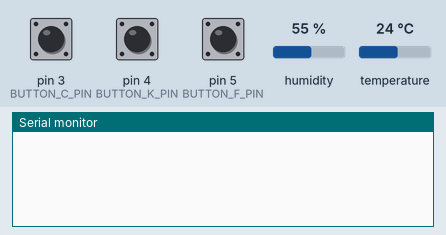
Recording of a sketch running on a simulated Arduino Uno, built with avr-gcc and run on an emulated ATmega328P. Shown: the last lines printed to the serial monitor. Inputs (shaded band) come from the test bench; at power-on: pin 3 (BUTTON_C_PIN) HIGH, pin 4 (BUTTON_K_PIN) HIGH, pin 5 (BUTTON_F_PIN) HIGH, humidity 55 %, temperature 24 °C. The local clock reads 2024-03-15 10:24:30 at power-on unless the sketch sets it.

Above: at 1.2 s.
1.3 s: pin 3 (BUTTON_C_PIN) pulled LOW for 0.15 s
At 2.4 s:
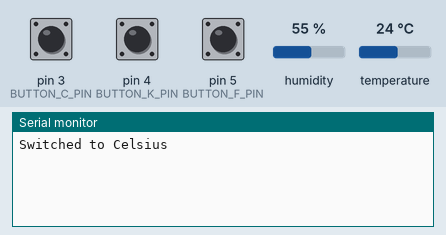
4.5 s: pin 4 (BUTTON_K_PIN) pulled LOW for 1 s
At 7.2 s:
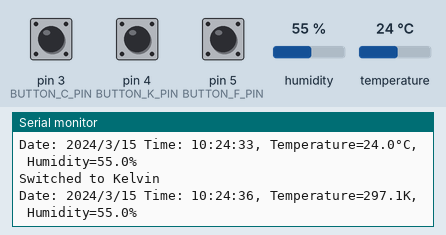
7.5 s: pin 5 (BUTTON_F_PIN) pulled LOW for 0.15 s
At 8.3 s:
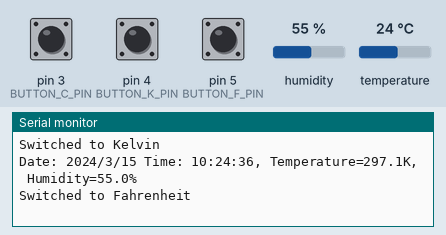
10.6 s: humidity set to 22 %
At 11.2 s:
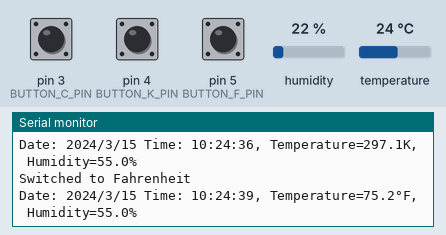
12.1 s: temperature set to 12 °C
At 13.3 s:
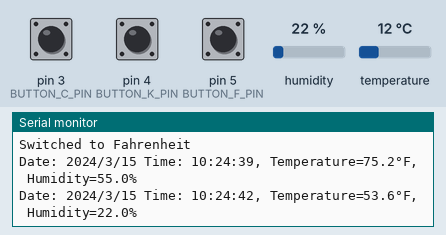
13.6 s: pin 3 (BUTTON_C_PIN) pulled LOW for 1 s
At 16.3 s:
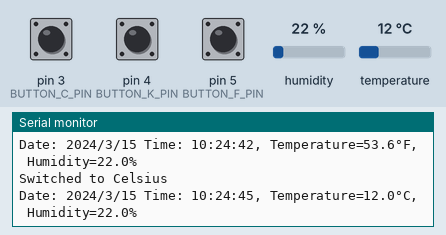

The sketch:

sketch_mar11a.ino
```cpp
#include <RTClib.h>
#include <dht_nonblocking.h>

#define DHT_SENSOR_TYPE DHT_TYPE_11
#define DHT_SENSOR_PIN 2
#define BUTTON_C_PIN 3 //Button for Celsius
#define BUTTON_K_PIN 4 //Button for Kelvin
#define BUTTON_F_PIN 5 //Button for Fahrenheit

DHT_nonblocking dht_sensor(DHT_SENSOR_PIN, DHT_SENSOR_TYPE);
RTC_DS1307 rtc;
float temperature = 0.0;
float humidity = 0.0;

unsigned long lastDebounceTime = 0;
unsigned long debounceDelay = 50;
bool lastButtonStateC = HIGH;
bool buttonStateC = HIGH;
bool lastButtonStateK = HIGH;
bool buttonStateK = HIGH;
bool lastButtonStateF = HIGH;
bool buttonStateF = HIGH;

int selectedUnit = 0;  // 0 = Celsius, 1 = Fahrenheit, 2 = Kelvin

bool reading_available(float *temperature, float *humidity) {
    static unsigned long timestamp = millis();
    // Check if 3 seconds have passed since the last reading
    if (millis() - timestamp > 3000ul) {
        if (dht_sensor.measure(temperature, humidity)) {  // Get new reading
            timestamp = millis();  // Update timestamp
            return true;
        }
    }
    return false;
}

void setup() {

  Serial.begin(9600);
  pinMode(BUTTON_C_PIN, INPUT_PULLUP);
  pinMode(BUTTON_K_PIN, INPUT_PULLUP);
  pinMode(BUTTON_F_PIN, INPUT_PULLUP);

  // Initialize RTC
  if (!rtc.begin()) {
    Serial.println("No RTC component detected");
    while (1);  // Stop if RTC is not connected
  }
}

void loop() {
    // Handle button press for Celsius
    int readingC = digitalRead(BUTTON_C_PIN);
    if (readingC != lastButtonStateC) {
        lastDebounceTime = millis();
    }
    if ((millis() - lastDebounceTime) > debounceDelay) {
        if (readingC == LOW && buttonStateC == HIGH) {
            selectedUnit = 0;  // Set unit to Celsius
            Serial.println("Switched to Celsius");
            buttonStateC = LOW;
        } else if (readingC == HIGH && buttonStateC == LOW) {
            buttonStateC = HIGH;
        }
    }
    lastButtonStateC = readingC;

    // Handle button press for Kelvin
    int readingK = digitalRead(BUTTON_K_PIN);
    if (readingK != lastButtonStateK) {
        lastDebounceTime = millis();
    }
    if ((millis() - lastDebounceTime) > debounceDelay) {
        if (readingK == LOW && buttonStateK == HIGH) {
            selectedUnit = 2;  // Set unit to Kelvin
            Serial.println("Switched to Kelvin");
            buttonStateK = LOW;
        } else if (readingK == HIGH && buttonStateK == LOW) {
            buttonStateK = HIGH;
        }
    }
    lastButtonStateK = readingK;

    // Handle button press for Fahrenheit
    int readingF = digitalRead(BUTTON_F_PIN);
    if (readingF != lastButtonStateF) {
        lastDebounceTime = millis();
    }
    if ((millis() - lastDebounceTime) > debounceDelay) {
        if (readingF == LOW && buttonStateF == HIGH) {
            selectedUnit = 1;  // Set unit to Fahrenheit
            Serial.println("Switched to Fahrenheit");
            buttonStateF = LOW;
        } else if (readingF == HIGH && buttonStateF == LOW) {
            buttonStateF = HIGH;
        }
    }
    lastButtonStateF = readingF;

    // Retrieve the current date and time from the RTC
    DateTime now = rtc.now();

    // Check if new DHT11 data is available
    if (reading_available(&temperature, &humidity)) {
        // Print the full date and time
        Serial.print("Date: ");
        Serial.print(now.year(), DEC);
        Serial.print('/');
        Serial.print(now.month(), DEC);
        Serial.print('/');
        Serial.print(now.day(), DEC);

        Serial.print(" Time: ");
        Serial.print(now.hour(), DEC);
        Serial.print(':');
        Serial.print(now.minute(), DEC);
        Serial.print(':');
        Serial.print(now.second(), DEC);

        // Convert and print temperature based on selected unit
        Serial.print(", Temperature=");
        float displayedTemp = temperature;

        if (selectedUnit == 1) {  // Fahrenheit
            displayedTemp = (temperature * 9.0 / 5.0) + 32.0;
            Serial.print(displayedTemp, 1);
            Serial.print("°F");
        } else if (selectedUnit == 2) {  // Kelvin
            displayedTemp = temperature + 273.15;
            Serial.print(displayedTemp, 1);
            Serial.print("K");
        } else {  // Celsius
            Serial.print(displayedTemp, 1);
            Serial.print("°C");
        }

        Serial.print(", Humidity=");
        Serial.print(humidity, 1);
        Serial.println("%");
    }

    delay(100);  // Wait for next cycle
}
```

Measured:
- after the input at 1.3 s, the serial monitor: prints a new line after 0.12 s (image 1)
- after the input at 4.5 s, the serial monitor: prints a new line after 0.17 s (image 2)
- after the input at 7.5 s, the serial monitor: prints a new line after 0.12 s (image 3)
- after the input at 12.1 s, the serial monitor: prints a new line after 0.10 s (image 5)
- after the input at 13.6 s, the serial monitor: prints a new line after 0.12 s (image 6)
